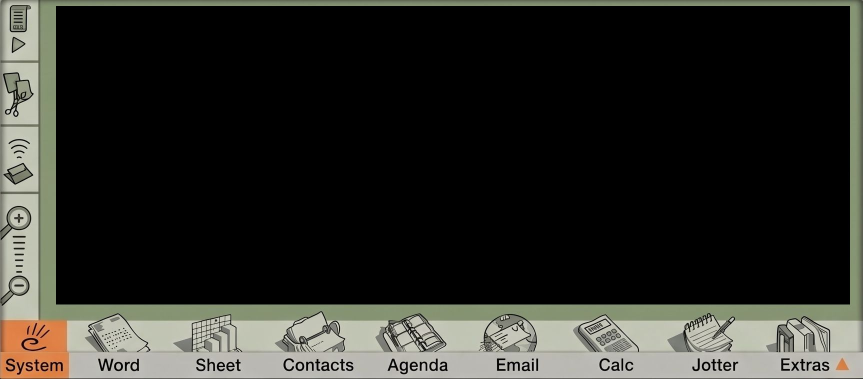
#> input picture firmware/atom-modem/src/cast/silk5mx.jpg, 1725 x 758 px (shown at 1/2 size)
$ python shot.py ../../firmware/atom-modem/src/cast/silk5mx.jpg out.png 5
#> lines starting #> are read from the running program, lines starting #| are printed output that depends on the picture
#!/usr/bin/env python3
"""shot.py IN.pgm OUT.png [scale] - a PsiMail screenshot, enlarged, with an
LCD-ish tint (the 5mx's greys are greenish-grey)"""
import sys
from PIL import Image
im = Image.open(sys.argv[1]).convert("L")
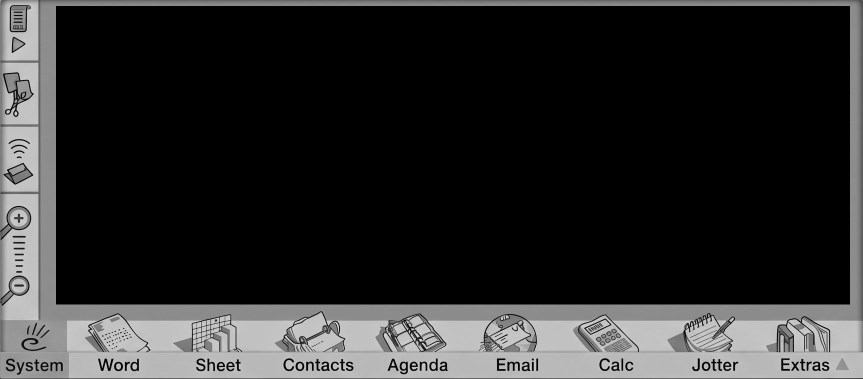
#> im: PIL image 1725x758 L (shown at 1/2 size); min 0, max 239, mean 42.8
s = int(sys.argv[3]) if len(sys.argv) > 3 else 2
im = im.resize((im.width * s, im.height * s), Image.NEAREST)
#> im: PIL image 8625x3790 L
if "--plain" not in sys.argv:
    lo, hi = (38, 44, 36), (196, 204, 186)
    im = Image.merge("RGB", [im.point(lambda v, a=a, b=b: a + (b - a) * v // 255) for a, b in zip(lo, hi)])
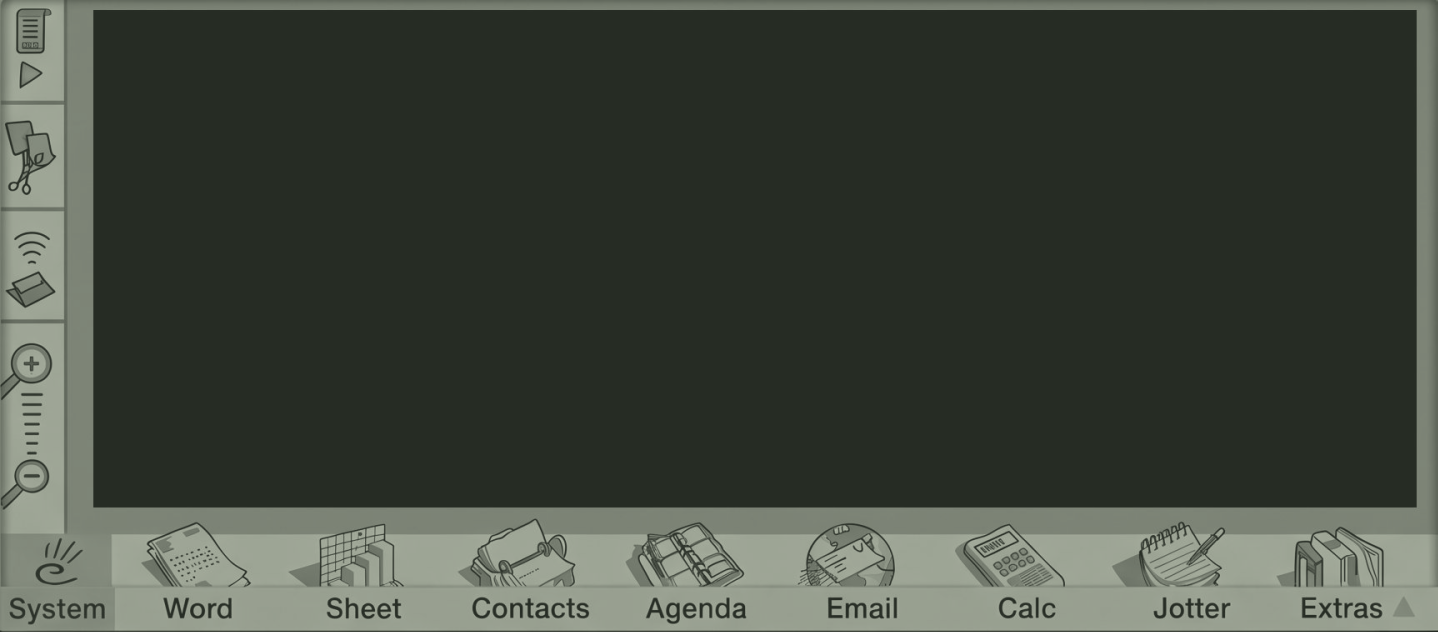
#> im: PIL image 8625x3790 RGB (shown at 1/6 size); mean R, G, B 64.4, 70.7, 61.1
im.save(sys.argv[2])
